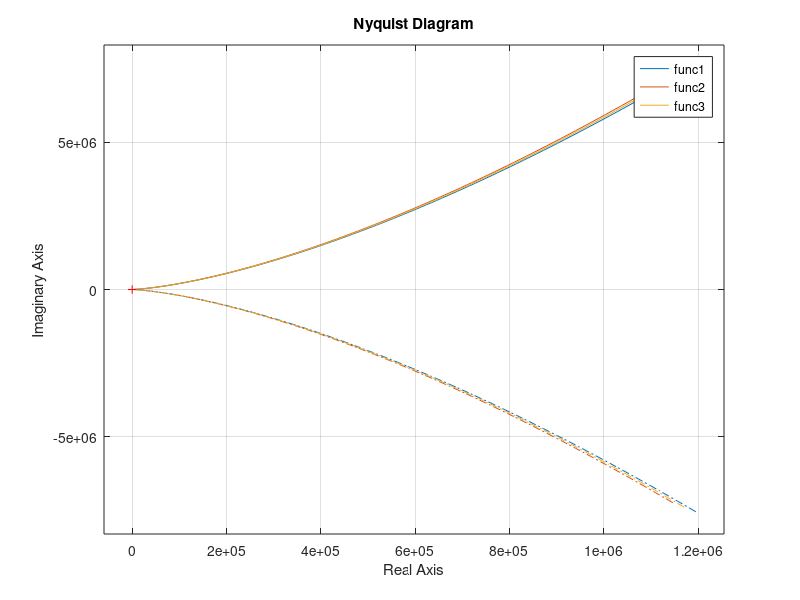

Reproduce this figure in MATLAB.
clear all;
close all;
clc;

k1=245;
k2=235;
k3=240;
num1=[k1];
num2=[k2];
num3=[k3];
den=[5 1 0 0 0];
func1=tf(num1,den);
func2=tf(num2,den);
func3=tf(num3,den);
nyquist(func1,func2,func3)